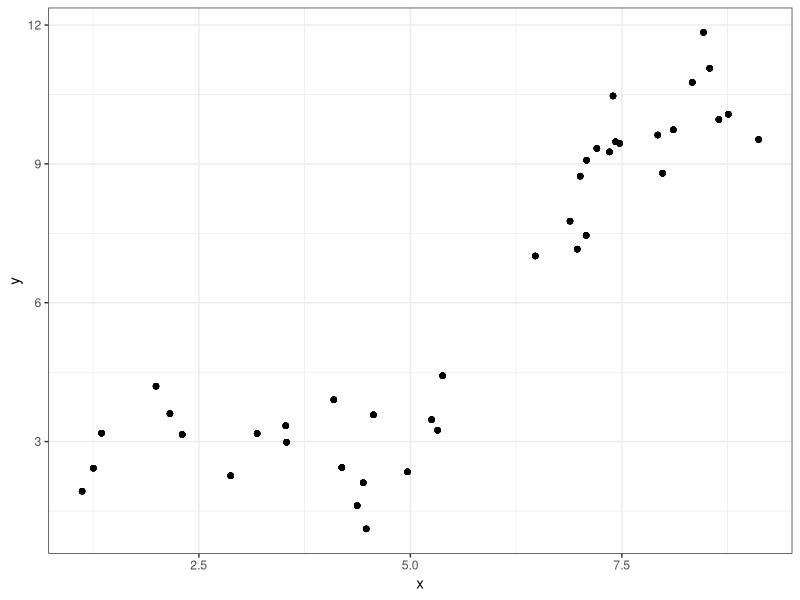
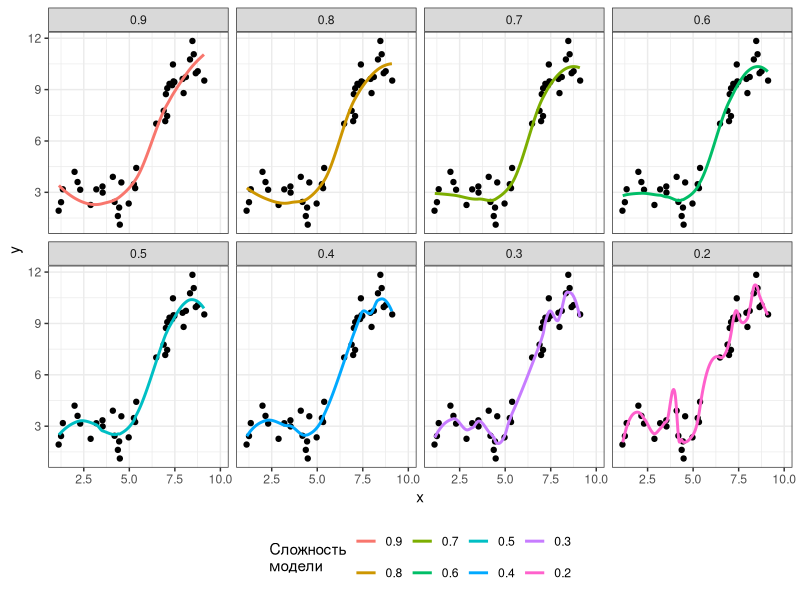
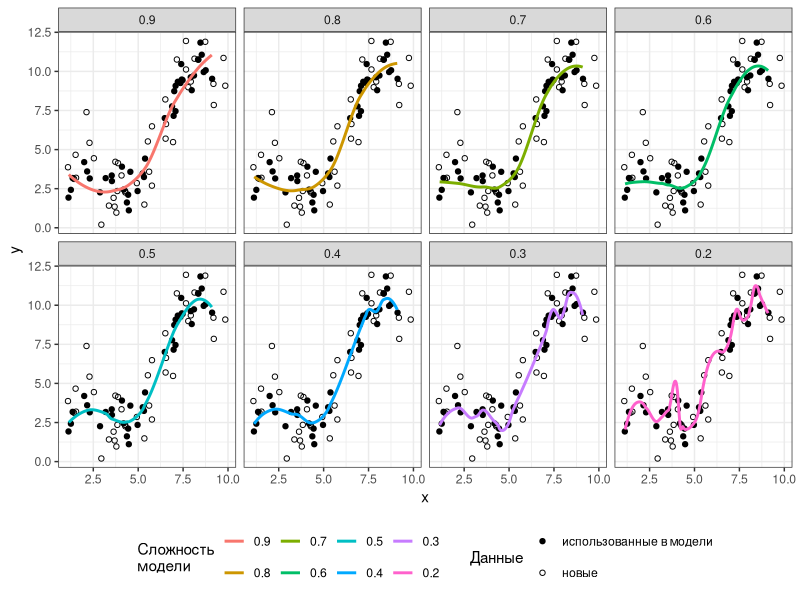
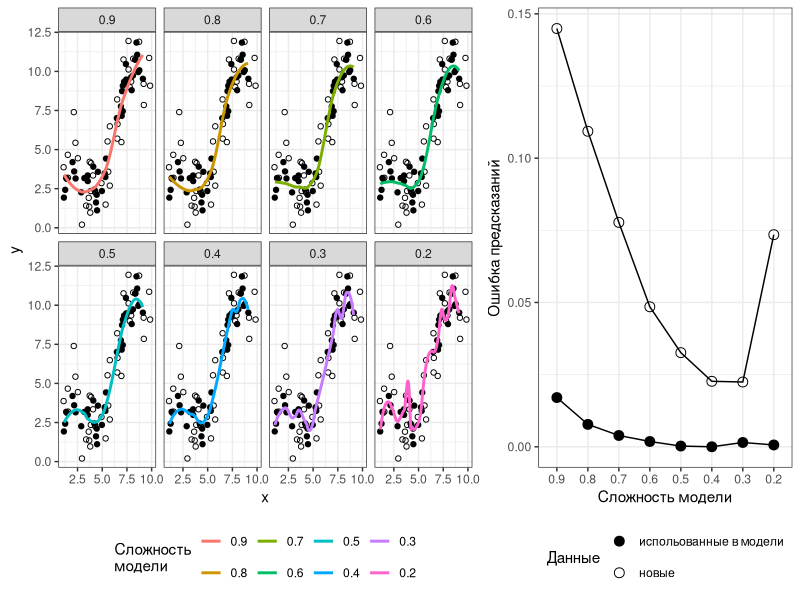
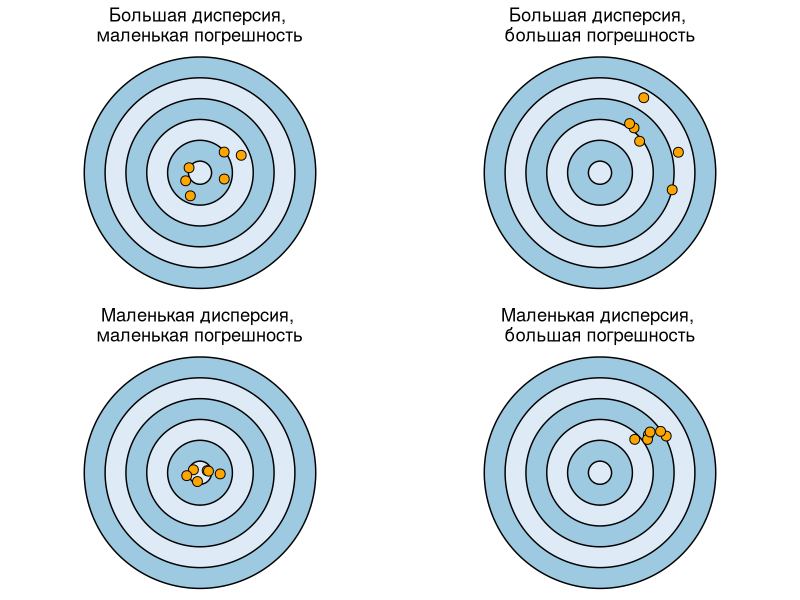
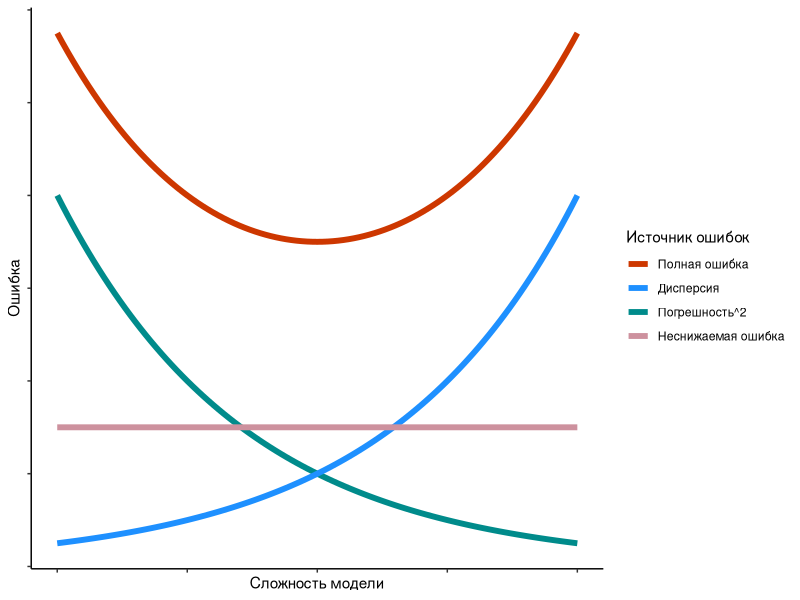

The R script that drew these images, in order:
## ---- chunk 1
# output options
options(width = 70, scipen = 6)
library(knitr)
# chunk default options
opts_chunk$set(fig.align='center', tidy = FALSE, fig.width = 7, fig.height = 3, warning = FALSE, message = FALSE)
## ---- chunk 2
library(ggplot2)
theme_set(theme_bw())
library(gridExtra)
## ---- chunk 3
library(tidyr)
library(dplyr)

n <- 40
max_span <- 0.8
my_spans <- c(0.9, 0.8, 0.7, 0.6, 0.5, 0.4, 0.3, 0.2)
sd_e <- 1.8

# Training set -----------------------------------
set.seed(199)
data_training <- data.frame(x = runif(n, 1, 10)) %>%
  mutate(y = 2*sin(x) + 1 * x  + rnorm(n, 0, 0.9)) %>%
  crossing(span = my_spans) %>%
  group_by(span) %>%
  nest(x, y, .key = "data")

# Trained models
mod_training <- data_training %>%
  mutate(model = purrr::map2(data, span, ~ loess(y ~ x, data = .x, span = .y)))

# Predictions on the training set
pred_training <- mod_training %>%
  mutate(pred = purrr::map2(model, data, ~ predict(.x, newdata = .y))) %>%
  group_by(span) %>% 
  unnest(c(data, pred)) %>%
  ungroup() %>% 
  mutate(span = factor(span, labels = sort(my_spans, decreasing = TRUE), levels = sort(my_spans, decreasing = TRUE)))
# MSE training
MSe_training <- pred_training %>%
  group_by(span) %>%
  summarise(training = mean(y - pred)^2)

# Testing set ------------------------------------
set.seed(12312)
data_testing <- data.frame(x = runif(n, 1, 10)) %>%
  mutate(y = 2 * sin(x) + 1 * x  + rnorm(n, 0, sd_e)) %>%
  crossing(span = my_spans) %>%
  group_by(span) %>%
  nest()
# The same model
data_testing$model <- mod_training$model
# Predictions on the testing set
pred_testing <- data_testing %>%
  mutate(pred = purrr::map2(model, data, ~ predict(.x, newdata = .y))) %>%
  group_by(span) %>% 
  unnest(c(data, pred)) %>%
  ungroup() %>% 
  mutate(span = factor(span, labels = sort(my_spans, decreasing = TRUE), levels = sort(my_spans, decreasing = TRUE)))
  # MSE testing
MSe_testing <- pred_testing %>% group_by(span) %>%
  summarise(testing = mean(y - pred, na.rm = TRUE)^2)

# All predictions of the smoothers ---------------
data_all <- data.frame(x = seq(1, 10, length.out = 400)) %>%
  crossing(span = my_spans) %>%
  group_by(span) %>%
  nest()
# The same model
data_all$model <- mod_training$model
# Predictions on an artificial grid for plotting
pred_all <- data_all %>%
  mutate(pred = purrr::map2(model, data, ~ predict(.x, newdata = .y))) %>%
  group_by(span) %>% 
  unnest(c(data, pred)) %>%
  ungroup() %>% 
  mutate(span = factor(span, labels = sort(my_spans, decreasing = TRUE), levels = sort(my_spans, decreasing = TRUE)))

# Plot of predictions -----------------------
gg_dat <- ggplot(pred_all, aes(x = x, y = pred, colour = span, group = span)) +
  geom_point(data = pred_training, aes(x = x, y = y), colour = "black", shape = 19) +
  # geom_point(data = pred_testing, aes(x = x, y = y), colour = "black", shape = 21) +
  # geom_line(size = 1) +
  # facet_wrap(~as.factor(span), nrow = 2) +
  labs(colour = "Сложность\nмодели", y = "y") +
  theme(legend.position = "bottom")

# Plot of predictions with training set -------
gg_train <- ggplot(pred_all, aes(x = x, y = pred, colour = span, group = span)) +
  geom_point(data = pred_training, aes(x = x, y = y), colour = "black", shape = 19) +
  geom_line(size = 1) +
  facet_wrap(~as.factor(span), nrow = 2) +
  labs(colour = "Сложность\nмодели", y = "y") +
  theme(legend.position = "bottom")


# Plot of predictions with training and testing sets -------
gg_pred <- ggplot(pred_all, aes(x = x, y = pred, colour = span, group = span)) +
  geom_point(data = pred_training, aes(x = x, y = y, shape = "использованные в модели"), colour = "black") +
  geom_point(data = pred_testing, aes(x = x, y = y, shape = "новые"), colour = "black") +
  geom_line(size = 1) +
  facet_wrap(~as.factor(span), nrow = 2) +
  scale_shape_manual(values = c(19, 21), guide = FALSE) +
  labs(colour = "Сложность\nмодели", y = "y", shape = "Данные") +
  theme(legend.position = "bottom")

# Plot of training and testing MSe -----
dat_mse <- merge(MSe_training, MSe_testing) %>% gather(Data, MSe, -span) %>%
  mutate(Complexity = factor(span,
                             levels = sort(my_spans, decreasing = TRUE),
                             labels = sort(my_spans, decreasing = TRUE)),
         Data = factor(Data,
                levels = c("training", "testing"), 
                labels = c("испольованные в модели",
                           "новые")))
gg_mse <- ggplot(dat_mse, aes(x = Complexity, y = MSe, group = Data)) +
  geom_line() +
  geom_point(aes(shape = Data), size = 3) +
  scale_shape_manual(values = c(19, 21), guide = guide_legend(nrow = 2)) +
  labs(x = "Сложность модели", y = "Ошибка предсказаний", shape = "Данные") +
  theme(legend.position = "bottom")

# grid.arrange(
# gg_pred,
# gg_mse,
# nrow = 1, widths = c(0.6, 0.4))
## ---- chunk 4
gg_dat
## ---- chunk 5
gg_train
## ---- chunk 6
gg_pred + scale_shape_manual(values = c(19, 21), guide = guide_legend(nrow = 2))
## ---- chunk 7
grid.arrange(
  gg_pred, 
  gg_mse, 
  nrow = 1, widths = c(0.6, 0.4))
## ---- chunk 8
library(ggforce)

n_reps <- 6
set.seed(9328)
dfr <- data.frame(
  x0 = rep(0, 6),
  y0 =  rep(0, 6),
  r = seq(1, 0.1, length.out = 6),
  fl = rep(1:2, 3)
)
dart <- ggplot() + geom_circle(data = dfr, aes(x0 = x0, y0 = y0, r = r, fill = fl)) +
  scale_fill_gradient(low = "#9ecae1", high = "#deebf7", guide = "none") +
  coord_equal() + theme_void() + theme(plot.title = element_text(hjust = 0.5))

HvLb <- dart +
  annotate(geom = "point", size = 3, shape = 21, colour = "black", fill = "orange",
                x = rnorm(n_reps, 0, 0.25), y = rnorm(n_reps, 0, 0.25)) +
  labs(title = "Большая дисперсия, \nмаленькая погрешность")

LvHb <- dart +
  annotate(geom = "point", size = 3, shape = 21, colour = "black", fill = "orange",
                x = rnorm(n_reps, 0, 0.1), y = rnorm(n_reps, 0, 0.1)) +
labs(title = "Маленькая дисперсия, \nмаленькая погрешность")

HvHb <- dart +
  annotate(geom = "point", size = 3, shape = 21, colour = "black", fill = "orange",
                x = rnorm(n_reps, 0.4, 0.25), y = rnorm(n_reps, 0.3, 0.25)) +
labs(title = "Большая дисперсия, \nбольшая погрешность")

LvLb <- dart +
  annotate(geom = "point", size = 3, shape = 21, colour = "black", fill = "orange",
                x = rnorm(n_reps, 0.4, 0.1), y = rnorm(n_reps, 0.3, 0.1)) +
  labs(title = "Маленькая дисперсия, \nбольшая погрешность")

grid.arrange(HvLb, HvHb, LvHb, LvLb, nrow = 2)
## ---- chunk 9
ggplot(data = data.frame(x = seq(-2, 2, by = 0.1)), aes(x = x)) +
  stat_function(fun = function(x) (0.5)^x, 
                size = 2, aes(colour = "Погрешность^2")) +
  stat_function(fun = function(x) 2^x, 
                size = 2, aes(colour = "Дисперсия")) +
  stat_function(fun = function(x) 1.5, 
                size = 2, aes(colour = "Неснижаемая ошибка")) +
  stat_function(fun = function(x) (0.5)^x + 2^x + 1.5, 
                size = 2, aes(colour = "Полная ошибка")) +
  scale_colour_manual(values = c("Погрешность^2" = "darkcyan",
                                 "Дисперсия" = "dodgerblue",
                                 "Неснижаемая ошибка" = "pink3",
                                 "Полная ошибка" = "orangered3"),
                      breaks = c("Полная ошибка", "Дисперсия",
                                 "Погрешность^2", "Неснижаемая ошибка")) +
  theme_classic() + theme(axis.text = element_blank())  +
  labs(x = "Сложность модели", y = "Ошибка", colour = "Источник ошибок")
